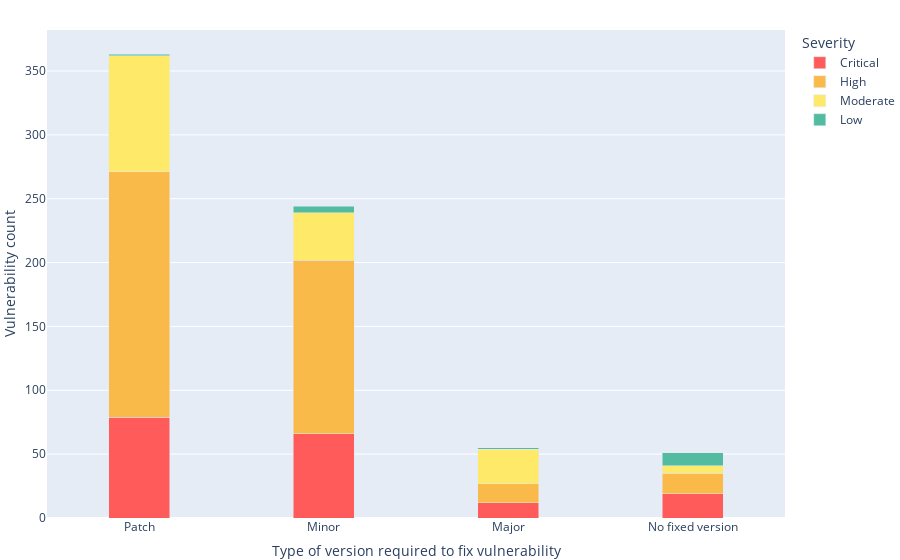

The code cell stored with this chart in its notebook:
### Code cell
import pandas as pd
import warnings
import plotly.express as px
import code_data_science.data_table as dt

warnings.simplefilter("ignore")

df = dt.read_csv("../samples/dependency_vulnerabilities_npm.csv")

df["repositoryWithBranch"] = df["repositoryPath"] + "/" + df["repositoryBranch"]

# Filter the data frame to only include rows where repositoryWithBranch contain
# a term in the repository_filter (case insensitive)
if len(repository_filter) > 0:
    df = df[
        df["repositoryWithBranch"].str.contains("|".join(repository_filter), case=False)
    ]


def create_bar_plot(df_plot):
    if df_plot is None:
        df_plot = pd.DataFrame(
            {
                "Type of version required to fix vulnerability": [
                    "Patch",
                    "Minor",
                    "Major",
                    "No fixed version",
                ],
                "Low": 0,
                "Moderate": 0,
                "High": 0,
                "Critical": 0,
                "Critical %": 0,
                "High %": 0,
                "Moderate %": 0,
                "Low %": 0,
                "Total": 0,
            }
        )

    fig = px.bar(
        df_plot,
        x="Type of version required to fix vulnerability",
        y=["Critical", "High", "Moderate", "Low"],
        color_discrete_map={
            "Low": "#52BBA0",
            "Moderate": "#FEE968",
            "High": "#FABA49",
            "Critical": "#FF5B5B",
        },
        barmode="stack",
        hover_name="Type of version required to fix vulnerability",
        hover_data={
            "Critical %": True,
            "High %": True,
            "Moderate %": True,
            "Low %": True,
        },
        labels={"variable": "Severity"},
    )

    # Set the axis labels and title
    fig.update_layout(
        xaxis={"title": "Type of version required to fix vulnerability"},
        yaxis={"title": "Vulnerability count"},
        margin=dict(l=0, r=0, t=30, b=0),
    )
    return fig


# Exit early if there are no stack traces and render a plot with a message
if len(df) == 0:
    fig = create_bar_plot(None)
    fig.update_yaxes(range=[0, 10])
    fig.show(render="plotly_mimetype")
else:

    def get_semver_fix(version, fixed_version):
        """
        looks at current version and fixed version and determines if the fix is a major, minor, patch version, or no fix
        """
        version_components = version.split(".")
        fixed_components = fixed_version.split(".")

        # if fixed version is empty, return "No fixed version"
        if fixed_version == "":
            return "No fixed version"

        if len(version_components) < 3:
            # fill in the missing version components with 0
            for i in range(3 - len(version_components)):
                version_components.append("0")
        if len(fixed_components) < 3:
            # fill in the missing version components with 0
            for i in range(3 - len(fixed_components)):
                fixed_components.append("0")

        elif version_components[0] != fixed_components[0]:
            return "Major"
        elif version_components[1] != fixed_components[1]:
            return "Minor"
        elif version_components[2] != fixed_components[2]:
            return "Patch"
        else:
            return "Unknown"

    # drop unnecessary columns
    df = df.drop(
        columns=[
            "repositoryOrigin",
            "repositoryPath",
            "repositoryBranch",
            "repositoryWithBranch",
            "cve",
            "packageName",
            "summary",
            "depth",
        ]
    )

    # fill NaN values with empty string
    df["fixedVersion"] = df["fixedVersion"].fillna("")
    df["version"] = df["version"].fillna("")
    # make sure version and fixedVersion is a string
    df["fixedVersion"] = df["fixedVersion"].astype(str)
    df["version"] = df["version"].astype(str)

    # add column 'semverFix' to dataframe
    df["semverFix"] = df.apply(
        lambda x: get_semver_fix(x["version"], x["fixedVersion"]), axis=1
    )
    # count the occurrences of each semver fix
    semverFix_counts = df["semverFix"].value_counts()

    # sort the semver fixes in desired order
    desired_order = ["Patch", "Minor", "Major", "No fixed version"]
    semverFix_counts = semverFix_counts.reindex(desired_order)

    # count the number severity levels for each semver fix
    critical_count = df[df["severity"] == "CRITICAL"]["semverFix"].value_counts()
    critical_count = critical_count.reindex(desired_order)

    high_count = df[df["severity"] == "HIGH"]["semverFix"].value_counts()
    high_count = high_count.reindex(desired_order)

    moderate_count = df[df["severity"] == "MODERATE"]["semverFix"].value_counts()
    moderate_count = moderate_count.reindex(desired_order)

    low_count = df[df["severity"] == "LOW"]["semverFix"].value_counts()
    low_count = low_count.reindex(desired_order)

    # Create a DataFrame with the data
    df_plot = pd.DataFrame(
        {
            "Type of version required to fix vulnerability": semverFix_counts.index,
            "Low": low_count,
            "Moderate": moderate_count,
            "High": high_count,
            "Critical": critical_count,
        }
    )

    # Calculate the total count for each bar
    df_plot["Total"] = df_plot[["Critical", "High", "Moderate", "Low"]].sum(axis=1)

    # Calculate the percentage of the total for each severity level
    df_plot["Critical %"] = (
        (df_plot["Critical"] / df_plot["Total"] * 100).fillna(0).round(1)
    )
    df_plot["High %"] = (df_plot["High"] / df_plot["Total"] * 100).fillna(0).round(1)
    df_plot["Moderate %"] = (
        (df_plot["Moderate"] / df_plot["Total"] * 100).fillna(0).round(1)
    )
    df_plot["Low %"] = (df_plot["Low"] / df_plot["Total"] * 100).fillna(0).round(1)

    fig = create_bar_plot(df_plot)

    # Set the y-axis range
    fig.update_traces(width=0.33, textposition="auto")

    # Show the figure
    fig.show(render="plotly_mimetype")

### Figure 1 — Plotly figure (JSON) as saved in the notebook; plotly's stock layout.template omitted (floating-point values rounded to 4 significant figures)
{"data": [{"alignmentgroup": "True", "customdata": [[21.8, 52.9, 25.1, 0.3], [27, 55.7, 15.2, 2], [21.8, 27.3, 49.1, 1.8], [37.3, 31.4, 11.8, 19.6]], "hovertemplate": "<b>%{hovertext}</b><br><br>Severity=Critical<br>Type of version required to fix vulnerability=%{x}<br>value=%{y}<br>Critical %=%{customdata[0]}<br>High %=%{customdata[1]}<br>Moderate %=%{customdata[2]}<br>Low %=%{customdata[3]}<extra></extra>", "hovertext": ["Patch", "Minor", "Major", "No fixed version"], "legendgroup": "Critical", "marker": {"color": "#FF5B5B", "pattern": {"shape": ""}}, "name": "Critical", "offsetgroup": "Critical", "orientation": "v", "showlegend": true, "textposition": "auto", "type": "bar", "width": 0.33, "x": ["Patch", "Minor", "Major", "No fixed version"], "xaxis": "x", "y": [79, 66, 12, 19], "yaxis": "y"}, {"alignmentgroup": "True", "customdata": [[21.8, 52.9, 25.1, 0.3], [27, 55.7, 15.2, 2], [21.8, 27.3, 49.1, 1.8], [37.3, 31.4, 11.8, 19.6]], "hovertemplate": "<b>%{hovertext}</b><br><br>Severity=High<br>Type of version required to fix vulnerability=%{x}<br>value=%{y}<br>Critical %=%{customdata[0]}<br>High %=%{customdata[1]}<br>Moderate %=%{customdata[2]}<br>Low %=%{customdata[3]}<extra></extra>", "hovertext": ["Patch", "Minor", "Major", "No fixed version"], "legendgroup": "High", "marker": {"color": "#FABA49", "pattern": {"shape": ""}}, "name": "High", "offsetgroup": "High", "orientation": "v", "showlegend": true, "textposition": "auto", "type": "bar", "width": 0.33, "x": ["Patch", "Minor", "Major", "No fixed version"], "xaxis": "x", "y": [192, 136, 15, 16], "yaxis": "y"}, {"alignmentgroup": "True", "customdata": [[21.8, 52.9, 25.1, 0.3], [27, 55.7, 15.2, 2], [21.8, 27.3, 49.1, 1.8], [37.3, 31.4, 11.8, 19.6]], "hovertemplate": "<b>%{hovertext}</b><br><br>Severity=Moderate<br>Type of version required to fix vulnerability=%{x}<br>value=%{y}<br>Critical %=%{customdata[0]}<br>High %=%{customdata[1]}<br>Moderate %=%{customdata[2]}<br>Low %=%{customdata[3]}<extra></extra>", "hovertext": ["Patch", "Minor", "Major", "No fixed version"], "legendgroup": "Moderate", "marker": {"color": "#FEE968", "pattern": {"shape": ""}}, "name": "Moderate", "offsetgroup": "Moderate", "orientation": "v", "showlegend": true, "textposition": "auto", "type": "bar", "width": 0.33, "x": ["Patch", "Minor", "Major", "No fixed version"], "xaxis": "x", "y": [91, 37, 27, 6], "yaxis": "y"}, {"alignmentgroup": "True", "customdata": [[21.8, 52.9, 25.1, 0.3], [27, 55.7, 15.2, 2], [21.8, 27.3, 49.1, 1.8], [37.3, 31.4, 11.8, 19.6]], "hovertemplate": "<b>%{hovertext}</b><br><br>Severity=Low<br>Type of version required to fix vulnerability=%{x}<br>value=%{y}<br>Critical %=%{customdata[0]}<br>High %=%{customdata[1]}<br>Moderate %=%{customdata[2]}<br>Low %=%{customdata[3]}<extra></extra>", "hovertext": ["Patch", "Minor", "Major", "No fixed version"], "legendgroup": "Low", "marker": {"color": "#52BBA0", "pattern": {"shape": ""}}, "name": "Low", "offsetgroup": "Low", "orientation": "v", "showlegend": true, "textposition": "auto", "type": "bar", "width": 0.33, "x": ["Patch", "Minor", "Major", "No fixed version"], "xaxis": "x", "y": [1, 5, 1, 10], "yaxis": "y"}], "layout": {"barmode": "stack", "legend": {"title": {"text": "Severity"}, "tracegroupgap": 0}, "margin": {"b": 0, "l": 0, "r": 0, "t": 30}, "xaxis": {"anchor": "y", "domain": [0, 1], "title": {"text": "Type of version required to fix vulnerability"}}, "yaxis": {"anchor": "x", "domain": [0, 1], "title": {"text": "Vulnerability count"}}}}
